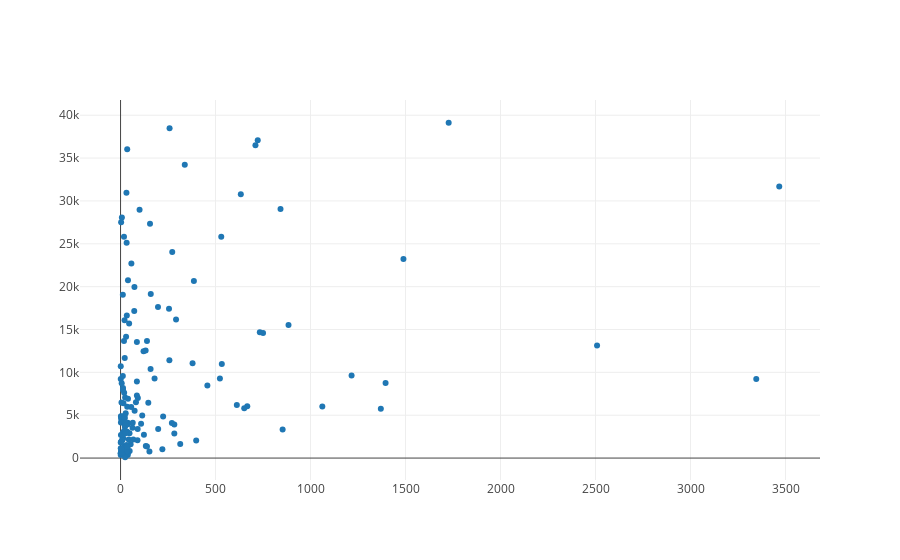
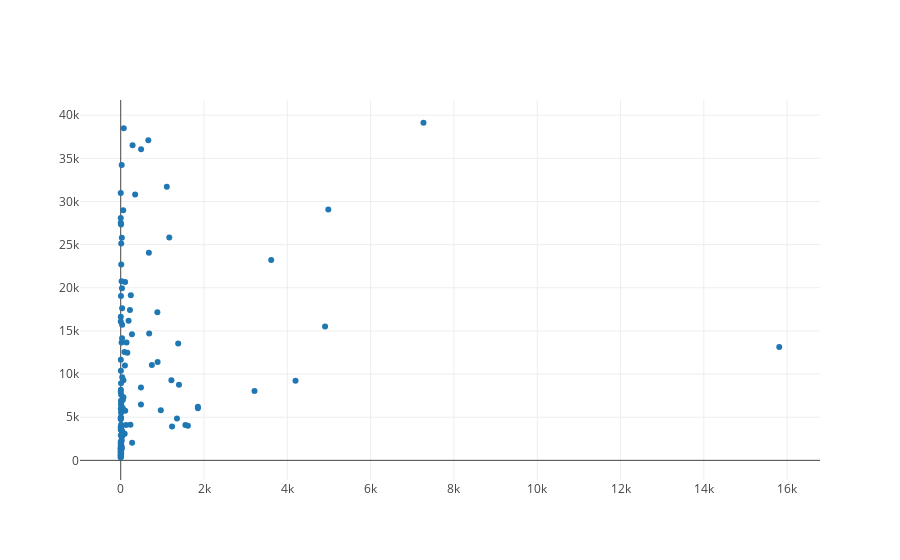
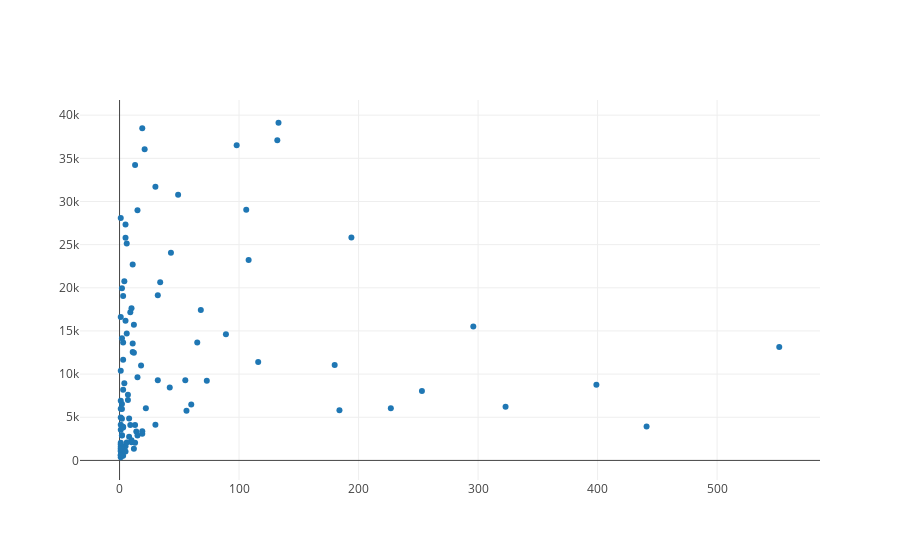
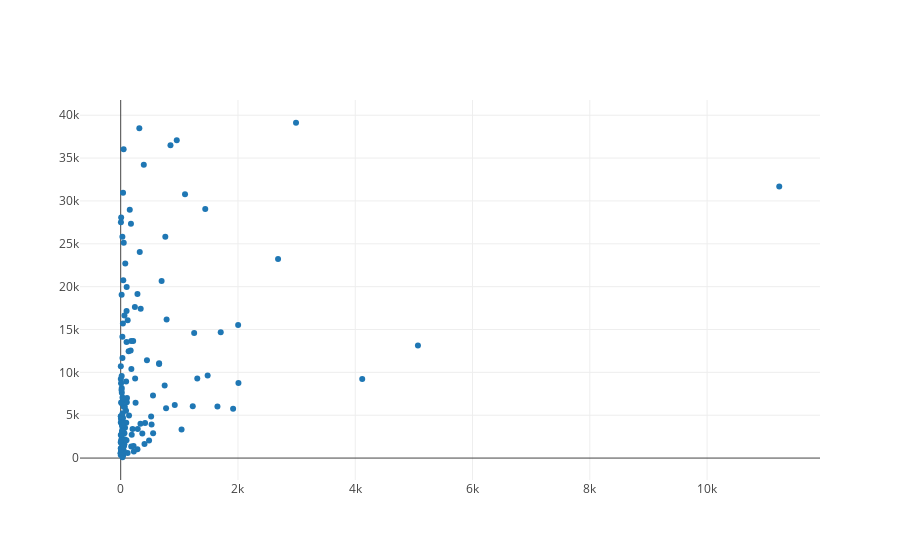

The cell these charts' notebook holds for them, in order:
### Code cell
plot_all_entity(gdp_data, 'counts', 'Value')

### Figure 1 — Plotly figure (JSON) as saved in the notebook; plotly's stock layout.template omitted (floating-point values rounded to 4 significant figures; data arrays with more than 128 entries replaced by an {"elided": "..."} marker saying what was removed)
{"data": [{"mode": "markers", "text": {"elided": "163 str values"}, "type": "scatter", "uid": "d6930c1d-53a1-44ef-a3eb-24a1d1dada18", "x": {"elided": "163 int values"}, "y": {"elided": "163 float values"}}], "layout": {}}

### Figure 2 — Plotly figure (JSON) as saved in the notebook; plotly's stock layout.template omitted (floating-point values rounded to 4 significant figures)
{"data": [{"mode": "markers", "text": ["Aruba", "Angola", "Albania", "Andorra", "United Arab Emirates", "Argentina", "Antigua and Barbuda", "Azerbaijan", "Bangladesh", "Bulgaria", "Bahrain", "Bahamas", "Belarus", "Belize", "Bolivia", "Brazil", "Barbados", "Brunei", "Botswana", "Central African Republic", "Chile", "China", "Côte d'Ivoire", "Cameroon", "Colombia", "Costa Rica", "Cuba", "Curaçao", "Cyprus", "Czech Republic", "Djibouti", "Dominica", "Dominican Republic", "Ecuador", "Egypt", "Spain", "Estonia", "France", "Georgia", "Ghana", "Greece", "Guatemala", "Honduras", "Croatia", "Haiti", "Hungary", "Indonesia", "India", "Iran", "Israel", "Italy", "Jamaica", "Jordan", "Japan", "Kazakhstan", "Kenya", "Saint Kitts and Nevis", "South Korea", "Kuwait", "Lebanon", "Liberia", "Libya", "Saint Lucia", "Sri Lanka", "Lesotho", "Lithuania", "Latvia", "Morocco", "Moldova", "Mexico", "Macedonia", "Mali", "Malta", "Montenegro", "Mozambique", "Mauritius", "Malawi", "Malaysia", "Namibia", "Nigeria", "Nicaragua", "Nauru", "New Zealand", "Oman", "Pakistan", "Panama", "Peru", "Philippines", "Poland", "Puerto Rico", "Portugal", "Paraguay", "Romania", "Russia", "Saudi Arabia", "Sudan", "Senegal", "El Salvador", "Slovakia", "Slovenia", "Sint Maarten (Dutch part)", "Seychelles", "Syria", "Turks and Caicos Islands", "Chad", "Thailand", "Trinidad and Tobago", "Tunisia", "Turkey", "Tanzania", "Tanzania", "Uganda", "Ukraine", "Uruguay", "Uzbekistan", "Saint Vincent and the Grenadines", "Venezuela", "British Virgin Islands", "Viet Nam", "Vanuatu", "Samoa", "Yemen", "South Africa", "Zambia", "Zimbabwe"], "type": "scatter", "uid": "a1731549-53f4-47df-9690-7d787511afc1", "x": [27, 10, 2, 489, 7269, 270, 21, 8, 2, 50, 13, 4984, 16, 1351, 95, 1399, 34, 1, 6, 1, 140, 3213, 21, 1, 1854, 886, 11, 30, 3613, 34, 1, 66, 486, 1852, 38, 1166, 880, 285, 1, 3, 222, 1233, 24, 3, 8, 90, 28, 21, 4, 663, 346, 4, 1553, 24, 4, 25, 189, 8, 60, 486, 1, 2, 4, 3, 1, 33, 1380, 41, 2, 65, 2, 8, 676, 13, 3, 1217, 1, 36, 2, 21, 12, 1, 73, 2, 3, 15811, 52, 40, 158, 1, 243, 127, 7, 4197, 106, 1, 3, 234, 1, 21, 1, 683, 4, 12, 11, 963, 6, 4, 101, 3, 3, 1, 274, 4906, 5, 6, 749, 1107, 7, 4, 1613, 1, 108, 2, 8], "y": [25810.0, 4133.0, 3877.0, 36040.0, 39120.0, 14600.0, 13660.0, 5519.0, 1206.0, 6994.0, 22690.0, 29060.0, 5952.0, 4850.0, 3077.0, 8757.0, 15700.0, 30970.0, 6521.0, 359.1, 13650.0, 8036.0, 1421.0, 1354.0, 6045.0, 11410.0, 7609.0, 19950.0, 23230.0, 17620.0, 1873.0, 7314.0, 6468.0, 6205.0, 3388.0, 25820.0, 17160.0, 36500.0, 3541.0, 1354.0, 17430.0, 3924.0, 2326.0, 11670.0, 780.0, 12560.0, 3336.0, 1629.0, 4958.0, 37090.0, 30790.0, 4940.0, 4096.0, 34220.0, 10390.0, 1350.0, 16180.0, 27330.0, 28980.0, 8452.0, 593.1, 5993.0, 8184.0, 3892.0, 1074.0, 14160.0, 13550.0, 2907.0, 1602.0, 9291.0, 4840.0, 746.4, 24050.0, 6400.0, 528.3, 9275.0, 365.9, 9644.0, 4770.0, 2730.0, 2096.0, 7955.0, 38490.0, 16630.0, 1413.0, 13130.0, 6030.0, 2878.0, 12470.0, 28080.0, 19140.0, 4109.0, 8931.0, 9218.0, 20650.0, 2058.0, 913.2, 4127.0, 16090.0, 20760.0, 27520.0, 14690.0, 1515.0, 25120.0, 834.8, 5815.0, 19060.0, 3815.0, 10980.0, 870.4, 794.7, 627.9, 2038.0, 15520.0, 2176.0, 6912.0, 11050.0, 31700.0, 2065.0, 2899.0, 3995.0, 999.4, 5741.0, 1319.0, 1019.0]}], "layout": {}}

### Figure 3 — Plotly figure (JSON) as saved in the notebook; plotly's stock layout.template omitted (floating-point values rounded to 4 significant figures)
{"data": [{"mode": "markers", "text": ["Aruba", "Angola", "Andorra", "United Arab Emirates", "Argentina", "Antigua and Barbuda", "Bangladesh", "Bulgaria", "Bahrain", "Bahamas", "Belarus", "Belize", "Bolivia", "Brazil", "Barbados", "Botswana", "Chile", "China", "Côte d'Ivoire", "Colombia", "Costa Rica", "Cuba", "Curaçao", "Cyprus", "Czech Republic", "Djibouti", "Dominican Republic", "Ecuador", "Egypt", "Spain", "Estonia", "France", "Georgia", "Ghana", "Greece", "Guatemala", "Honduras", "Croatia", "Hungary", "Indonesia", "India", "Iran", "Israel", "Italy", "Jordan", "Japan", "Kazakhstan", "Kenya", "Saint Kitts and Nevis", "South Korea", "Kuwait", "Lebanon", "Liberia", "Libya", "Saint Lucia", "Sri Lanka", "Lesotho", "Lithuania", "Latvia", "Morocco", "Moldova", "Mexico", "Macedonia", "Malta", "Mozambique", "Mauritius", "Malawi", "Malaysia", "Nigeria", "Nicaragua", "New Zealand", "Oman", "Pakistan", "Panama", "Peru", "Philippines", "Poland", "Puerto Rico", "Portugal", "Paraguay", "Romania", "Russia", "Saudi Arabia", "Sudan", "El Salvador", "Slovenia", "Seychelles", "Syria", "Turks and Caicos Islands", "Thailand", "Trinidad and Tobago", "Tunisia", "Turkey", "Tanzania", "Tanzania", "Uganda", "Ukraine", "Uruguay", "Saint Vincent and the Grenadines", "Venezuela", "British Virgin Islands", "Viet Nam", "Vanuatu", "South Africa", "Zambia", "Zimbabwe"], "type": "scatter", "uid": "e0624192-6bb2-4148-b492-829a2a656ee4", "x": [5, 1, 21, 133, 89, 3, 1, 7, 11, 106, 2, 8, 19, 399, 12, 2, 65, 253, 1, 227, 116, 7, 2, 108, 10, 1, 60, 323, 19, 194, 9, 98, 1, 2, 68, 441, 10, 3, 11, 14, 5, 1, 132, 49, 13, 13, 1, 12, 5, 5, 15, 42, 1, 1, 3, 3, 1, 2, 11, 2, 1, 32, 2, 43, 3, 55, 1, 15, 8, 10, 19, 1, 3, 552, 22, 15, 12, 1, 32, 9, 4, 73, 34, 1, 30, 4, 6, 4, 6, 184, 3, 3, 18, 2, 2, 1, 13, 296, 1, 180, 30, 6, 2, 56, 2, 5], "y": [25810.0, 4133.0, 36040.0, 39120.0, 14600.0, 13660.0, 1206.0, 6994.0, 22690.0, 29060.0, 5952.0, 4850.0, 3077.0, 8757.0, 15700.0, 6521.0, 13650.0, 8036.0, 1421.0, 6045.0, 11410.0, 7609.0, 19950.0, 23230.0, 17620.0, 1873.0, 6468.0, 6205.0, 3388.0, 25820.0, 17160.0, 36500.0, 3541.0, 1354.0, 17430.0, 3924.0, 2326.0, 11670.0, 12560.0, 3336.0, 1629.0, 4958.0, 37090.0, 30790.0, 4096.0, 34220.0, 10390.0, 1350.0, 16180.0, 27330.0, 28980.0, 8452.0, 593.1, 5993.0, 8184.0, 3892.0, 1074.0, 14160.0, 13550.0, 2907.0, 1602.0, 9291.0, 4840.0, 24050.0, 528.3, 9275.0, 365.9, 9644.0, 2730.0, 2096.0, 38490.0, 16630.0, 1413.0, 13130.0, 6030.0, 2878.0, 12470.0, 28080.0, 19140.0, 4109.0, 8931.0, 9218.0, 20650.0, 2058.0, 4127.0, 20760.0, 14690.0, 1515.0, 25120.0, 5815.0, 19060.0, 3815.0, 10980.0, 870.4, 794.7, 627.9, 2038.0, 15520.0, 6912.0, 11050.0, 31700.0, 2065.0, 2899.0, 5741.0, 1319.0, 1019.0]}], "layout": {}}

### Figure 4 — Plotly figure (JSON) as saved in the notebook; plotly's stock layout.template omitted (floating-point values rounded to 4 significant figures; data arrays with more than 128 entries replaced by an {"elided": "..."} marker saying what was removed)
{"data": [{"mode": "markers", "text": {"elided": "162 str values"}, "type": "scatter", "uid": "b06b2015-0f95-4c07-9279-9b38c14e76d1", "x": {"elided": "162 int values"}, "y": {"elided": "162 float values"}}], "layout": {}}
